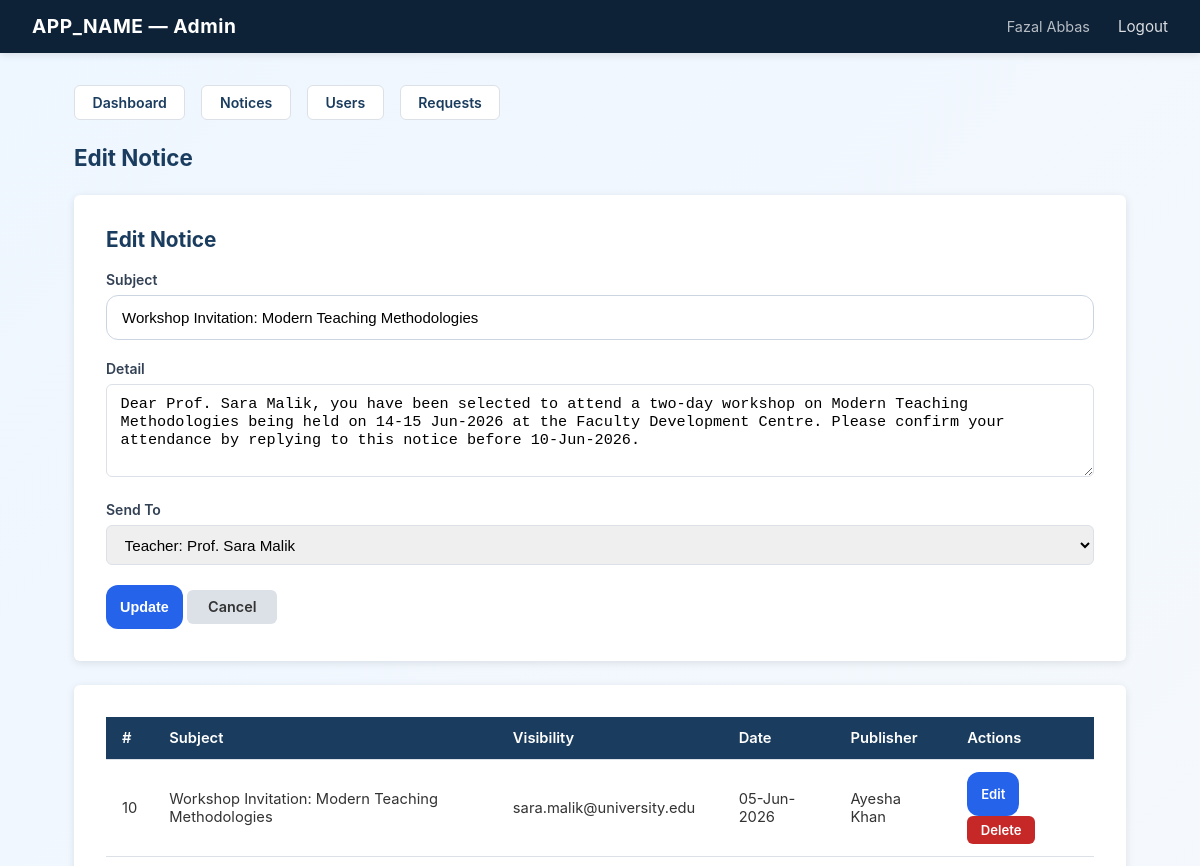
The app's page /admin/notices.php?edit=10 (signed in, upper part), older data.
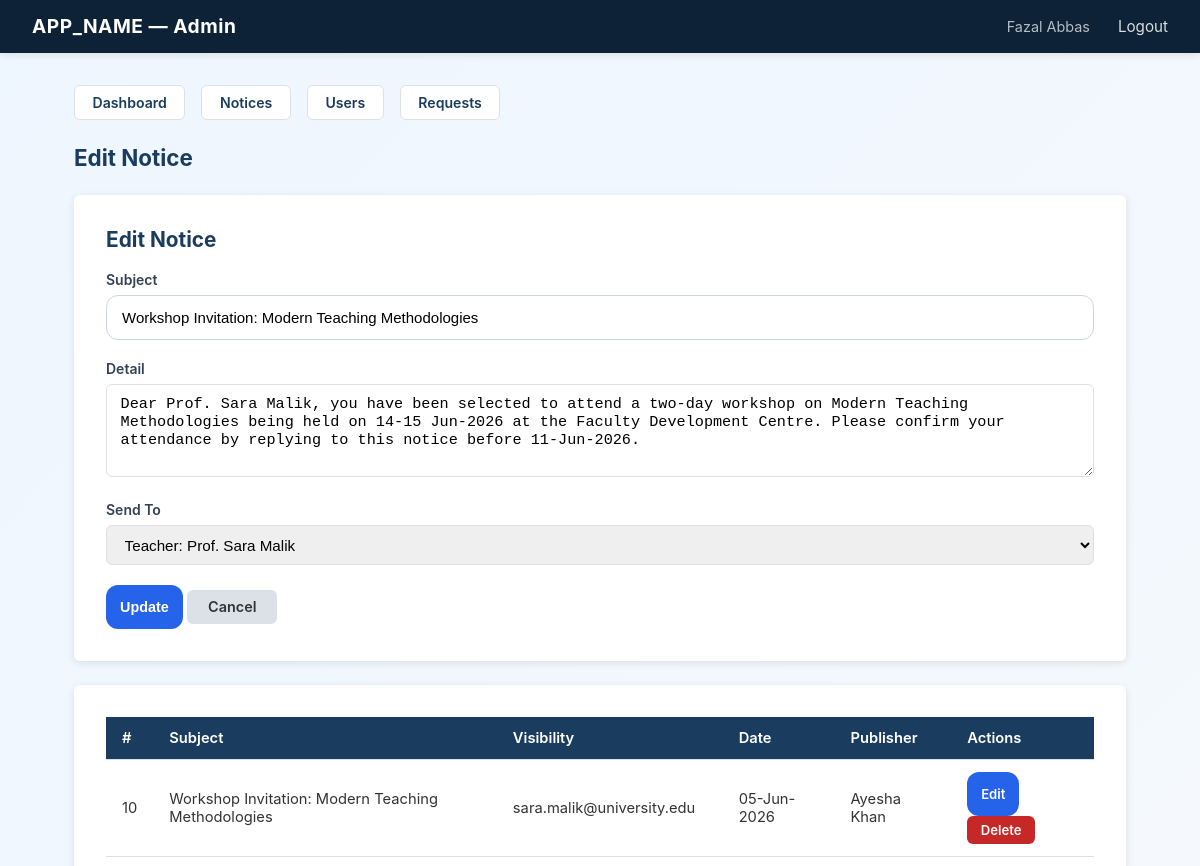
The same page, newer data.
### tables this page shows
CREATE TABLE `notices` (
  `ID` int(11) NOT NULL,
  `subject` varchar(255) NOT NULL,
  `detail` text NOT NULL,
  `date` varchar(20) NOT NULL,
  `user` varchar(100) NOT NULL COMMENT 'Publisher name',
  `category` varchar(255) NOT NULL COMMENT 'Audience: All Students / All Teachers / email',
  `role` varchar(100) NOT NULL COMMENT 'Publisher role'
);

CREATE TABLE `registration` (
  `u_id` int(11) NOT NULL,
  `u_name` varchar(100) NOT NULL,
  `u_email` varchar(255) NOT NULL,
  `u_password` varchar(255) NOT NULL COMMENT 'bcrypt hash',
  `u_type` enum('Student','Teacher','Admin') NOT NULL,
  `status` enum('Pending','Accepted','Rejected') NOT NULL DEFAULT 'Pending'
);

### classes/Database.php (called while the page is built, shortened)
<?php
class Database
{
    private static ?Database $instance = null;
    private mysqli $connection;
    private function __construct()
    {
        $this->connection = new mysqli(DB_HOST, DB_USER, DB_PASS, DB_NAME);
        $this->connection->set_charset('utf8mb4');
    }
    public static function getInstance(): Database
    {
        if (self::$instance === null) {
            self::$instance = new Database();
        }
        return self::$instance;
    }
    public function select(string $sql, string $types = '', array $params = []): array
    {
        $stmt = $this->prepare($sql, $types, $params);
        $stmt->execute();
        $result = $stmt->get_result();
        $rows = [];
        while ($row = $result->fetch_assoc()) {
            $rows[] = $row;
        }
        return $rows;
    }
    public function selectOne(string $sql, string $types = '', array $params = []): ?array
    {
        $rows = $this->select($sql, $types, $params);
        return $rows[0] ?? null;
    }
    private function prepare(string $sql, string $types, array $params): mysqli_stmt
    {
        $stmt = $this->connection->prepare($sql);
        if ($types && $params) {
            $stmt->bind_param($types, ...$params);
        }
        return $stmt;
    }
}

### classes/Notice.php (called while the page is built, shortened)
<?php
class Notice
{
    private Database $db;
    public function __construct()
    {
        $this->db = Database::getInstance();
    }
    public function getAll(): array
    {
        return $this->db->select('SELECT * FROM notices ORDER BY ID DESC');
    }
    public function findById(int $id): ?array
    {
        return $this->db->selectOne(
            'SELECT * FROM notices WHERE ID = ?',
            'i',
            [$id]
        );
    }
}

### classes/User.php (called while the page is built, shortened)
<?php
class User
{
    private Database $db;
    public function __construct()
    {
        $this->db = Database::getInstance();
    }
    public function getAll(): array
    {
        return $this->db->select('SELECT u_id, u_name, u_email, u_type, status FROM registration ORDER BY u_id DESC');
    }
}

### admin/notices.php (the view, shortened to what this page needs)
<?php
$noticeModel = new Notice();
$userModel   = new User();
$notices      = $noticeModel->getAll();
$acceptedUsers = $userModel->getAll();
$editNotice   = null;
if (isset($_GET['edit'])) {
    $editId = filter_input(INPUT_GET, 'edit', FILTER_VALIDATE_INT);
    if ($editId) {
        $editNotice = $noticeModel->findById($editId);
    }
}
?>
<?php include __DIR__ . '/includes/header.php'; ?>
<div class="page-header">
    <h1><?= $editNotice ? 'Edit Notice' : 'Manage Notices' ?></h1>
</div>
<?php if ($editNotice): ?>
<div class="card">
    <h2>Edit Notice</h2>
    <form method="POST" action="">
        <div class="form-group">
            <label>Subject</label>
            <input type="text" name="subject" value="<?= htmlspecialchars($editNotice['subject']) ?>" required>
        </div>
        <div class="form-group">
            <label>Detail</label>
            <textarea name="detail" rows="4" required><?= htmlspecialchars($editNotice['detail']) ?></textarea>
        </div>
        <div class="form-group">
            <label>Send To</label>
            <select name="category" required>
                <?php foreach ($acceptedUsers as $u): ?>
                    <?php if ($u['status'] === 'Accepted'): ?>
                    <option value="<?= htmlspecialchars($u['u_email']) ?>"
                        <?= $editNotice['category'] === $u['u_email'] ? 'selected' : '' ?>>
                        <?= htmlspecialchars($u['u_type'] . ': ' . $u['u_name']) ?>
                    </option>
                    <?php endif; ?>
                <?php endforeach; ?>
            </select>
        </div>
        <button type="submit" class="btn btn-primary">Update</button>
        <a href="<?= APP_URL ?>/admin/notices.php" class="btn" style="background:var(--border);color:var(--text);">Cancel</a>
    </form>
</div>
<?php endif; ?>
<div class="card">
    <div class="table-wrap">
        <table>
            <thead>
                <tr><th>#</th><th>Subject</th><th>Visibility</th><th>Date</th><th>Publisher</th><th>Actions</th></tr>
            </thead>
            <tbody>
            <?php foreach ($notices as $n): ?>
                <tr>
                    <td><?= (int)$n['ID'] ?></td>
                    <td><?= htmlspecialchars($n['subject']) ?></td>
                    <td><?= htmlspecialchars($n['category']) ?></td>
                    <td><?= htmlspecialchars($n['date']) ?></td>
                    <td><?= htmlspecialchars($n['user']) ?></td>
                    <td>
                        <a href="?edit=<?= (int)$n['ID'] ?>" class="btn btn-primary btn-sm">Edit</a>
                        <a href="?delete=<?= (int)$n['ID'] ?>" class="btn btn-danger btn-sm"
                           onclick="return confirm('Delete this notice?')">Delete</a>
                    </td>
                </tr>
            <?php endforeach; ?>
            </tbody>
        </table>
    </div>
</div>
<?php include __DIR__ . '/../includes/footer.php'; ?>

Row changes from the older to the newer data that the page shows:
changed notices "Workshop Invitation: Modern Teaching Methodologies": detail "…to this notice before 10-Jun-2026." → "…to this notice before 11-Jun-2026."
